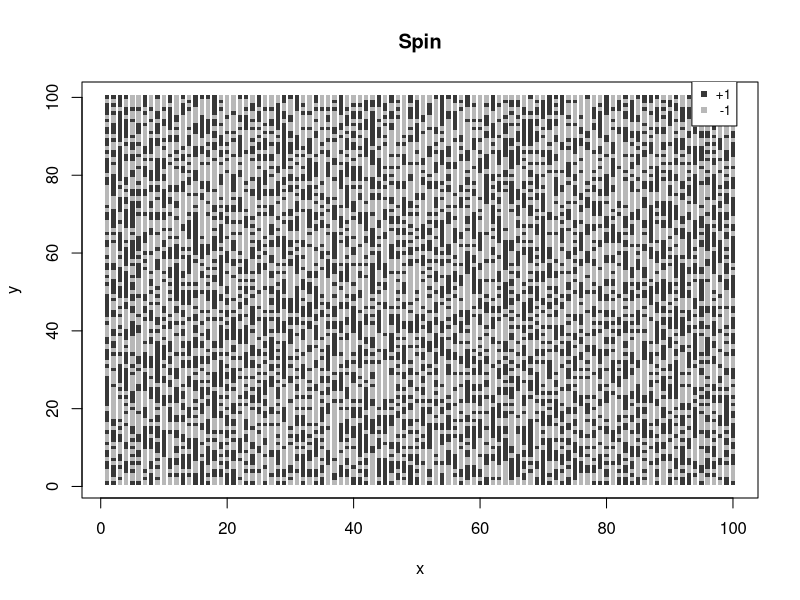
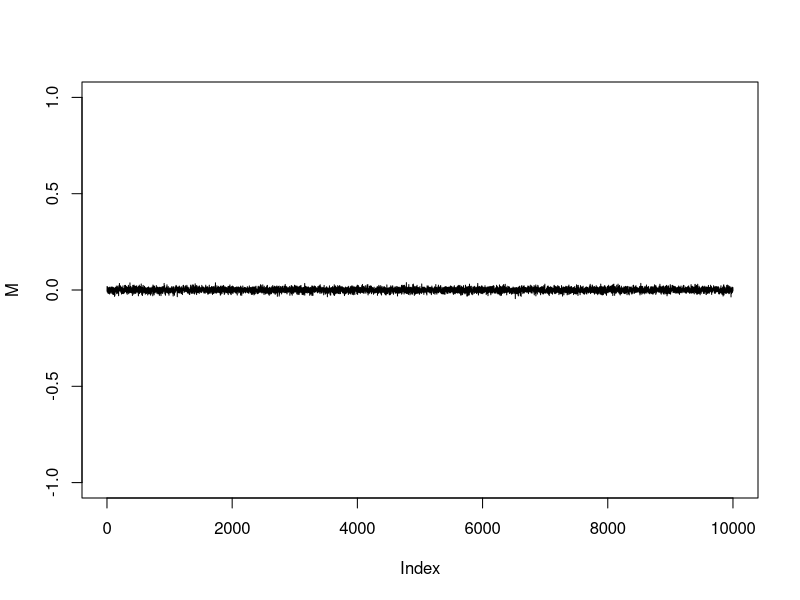

Recreate these plots in R, in order.
spins <- as.matrix(read.table("spins.txt"))

spinup <- which(spins == 1, arr.ind=TRUE)
spindown <- which(spins == -1, arr.ind=TRUE)

plot(spinup[,1],spinup[,2],
     xlab="x",ylab="y",main="Spin",
     pch=15,col=colors()[175],cex=.58)
points(spindown[,1],spindown[,2],
       pch=15,col=colors()[225],cex=.58)
legend(93.5,105,legend=c('+1',' -1'),
       col=c(colors()[175],colors()[225]), pch=15, cex=.8)


M <- as.matrix(read.table("magnet.txt"))
plot(M,type='l',ylim=c(-1,1))
